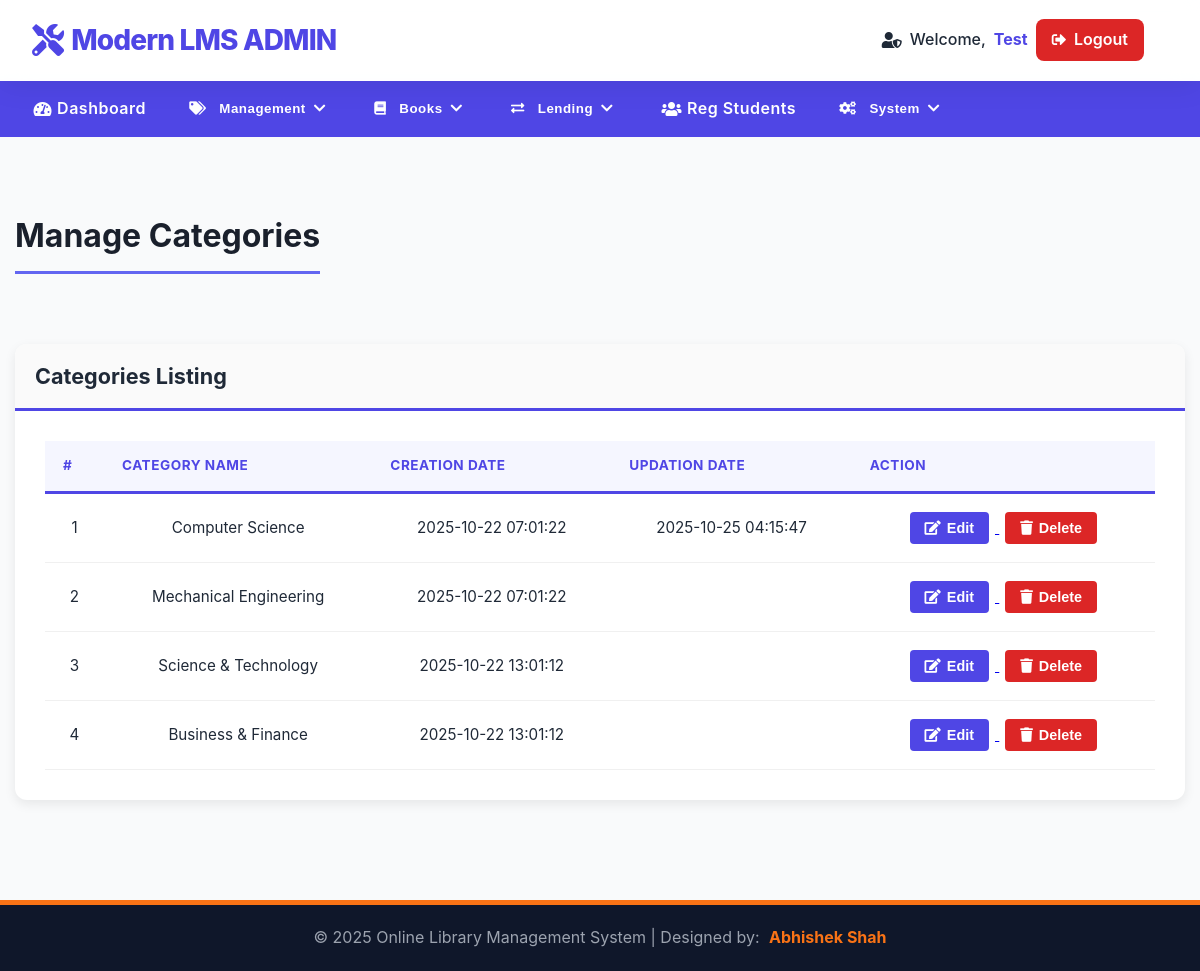
Page /library/admin/manage-categories.php (signed in) on the committed database.
### tables this page shows
CREATE TABLE `tblcategory` (
  `id` int(11) NOT NULL,
  `CategoryName` varchar(150) DEFAULT NULL,
  `Status` int(1) DEFAULT NULL,
  `CreationDate` timestamp NULL DEFAULT current_timestamp(),
  `UpdationDate` timestamp NULL DEFAULT NULL ON UPDATE current_timestamp()
);

### library/admin/manage-categories.php (the view, shortened to what this page needs)
<?php
include('includes/config.php');
if(strlen($_SESSION['alogin'])==0) {
    header('location:../../index.php');
    exit;
} else {
    $sql = "SELECT id, CategoryName, CreationDate, UpdationDate FROM tblcategory";
    $query = $dbh -> prepare($sql);
    $query->execute();
    $results=$query->fetchAll(PDO::FETCH_OBJ);
?>
<!DOCTYPE html>
<html xmlns="http://www.w3.org/1999/xhtml">
<head>
    <link href="assets/css/font-awesome.css" rel="stylesheet" />
    <link href="assets/js/dataTables/dataTables.bootstrap.css" rel="stylesheet" />
    <link rel="stylesheet" href="https://cdnjs.cloudflare.com/ajax/libs/font-awesome/5.15.4/css/all.min.css">
    <link href="assets/css/style.css" rel="stylesheet" />
</head>
<body>
    <?php include('includes/header.php');?>
    <div class="content-wrapper">
        <div class="container">
            <div class="page-header-wrapper">
                <h4 class="header-line">Manage Categories</h4>
            </div>
            <div class="row">
            </div>
            <div class="row">
                <div class="col-md-12">
                    <div class="panel panel-default">
                        <div class="panel-heading">
                            Categories Listing
                        </div>
                        <div class="panel-body">
                            <div class="table-responsive">
                                <table class="custom-table" id="categoriesTable">
                                    <thead>
                                        <tr>
                                            <th>#</th>
                                            <th>Category Name</th>
                                            <th>Creation Date</th>
                                            <th>Updation Date</th>
                                            <th>Action</th>
                                        </tr>
                                    </thead>
                                    <tbody>
<?php
$cnt=1;
if($query->rowCount() > 0)
{
foreach($results as $result)
{
?>
                                        <tr class="odd gradeX">
                                            <td class="center"><?php echo htmlentities($cnt);?></td>
                                            <td class="center"><?php echo htmlentities($result->CategoryName ?? '');?></td>
                                            <td class="center"><?php echo htmlentities($result->CreationDate ?? '');?></td>
                                            <td class="center"><?php echo htmlentities($result->UpdationDate ?? '');?></td>
                                            <td class="center">
                                                <a href="edit-category.php?id=<?php echo htmlentities($result->id);?>"><button class="custom-btn btn-primary-theme"><i class="fa fa-edit "></i> Edit</button>
                                                <a href="manage-categories.php?del=<?php echo htmlentities($result->id);?>" onclick="return confirm('Are you sure you want to delete this Category?');" >
                                                <button class="custom-btn btn-danger-theme"><i class="fa fa-trash"></i> Delete</button>
                                                </a>
                                            </td>
                                        </tr>
<?php $cnt=$cnt+1;}} ?>
                                    </tbody>
                                </table>
                            </div>
                        </div>
                    </div>
                </div>
            </div>
        </div>
    </div>
    <?php include('includes/footer.php');?>
</body>
</html>
<?php } ?>

### library/admin/assets/css/style.css (style rules this page uses)
body { font-family: "Inter", "Segoe UI", "Roboto", "sans-serif"; margin: 0; background: linear-gradient(180deg, #eef2ff 0%, #f9fafb 50%, #f9fafb 100%); color: var(--text-dark); display: flex; flex-direction: column; min-height: 100vh; overflow-x: hidden; line-height: 1.6; }
.content-wrapper { flex-grow: 1; padding: 2.5rem 0; background: var(--bg-light); padding-top: 30px; padding-bottom: 50px; }
:root { --primary-indigo: #4f46e5; --accent-orange: #f97316; --danger-red: #dc2626; --bg-light: #f9fafb; --text-dark: #1f2937; --text-gray: #6c757d; --border-radius: 8px; }
* { box-sizing: border-box; }
.container { max-width: 1300px; margin: 0 auto; padding: 0 15px; }
.row { display: flex; flex-wrap: wrap; margin-left: -15px; margin-right: -15px; }
.col-md-12 { width: 100%; padding-left: 15px; padding-right: 15px; margin-bottom: 20px; }
.panel-default { background: #ffffff; border: 1px solid #d3dce6; border-radius: 12px; box-shadow: 0 12px 25px rgba(0, 0, 0, 0.1); margin-bottom: 30px; }
.panel-heading { font-size: 1.35rem; font-weight: 700; color: var(--text-dark); border-bottom: 3px solid var(--primary-indigo); background: #fafafa; border-top-left-radius: 12px; border-top-right-radius: 12px; border-radius: 12px 12px 0 0; padding: 15px 20px; }
.panel-body { padding: 30px; }
.custom-table { width: 100%; border-collapse: collapse; margin-bottom: 0; color: var(--text-dark); }
.custom-table th, .custom-table td { padding: 14px 18px; vertical-align: middle; border-bottom: 1px solid #f0f0f0; text-align: left; font-size: 0.95rem; }
.custom-table thead th { font-size: 0.85rem; font-weight: 700; color: var(--primary-indigo); background-color: #f5f6ff; text-transform: uppercase; letter-spacing: 0.5px; border-bottom: 3px solid var(--primary-indigo); }
.custom-table tbody tr { transition: background-color 0.2s; }
.custom-table td.center { text-align: center; }
.custom-table td:last-child { text-align: center; }
.custom-btn { display: inline-flex; align-items: center; padding: 8px 15px; margin: 4px 6px; border: none; border-radius: 4px; font-size: 0.9rem; font-weight: 600; cursor: pointer; transition: background-color 0.2s, transform 0.1s; text-decoration: none; }
.custom-btn i { margin-right: 6px; font-size: 1em; }
.btn-primary-theme { background-color: var(--primary-indigo); color: white; }
.btn-danger-theme { background-color: var(--danger-red); color: white; }
.page-header-wrapper { padding-bottom: 20px; }
.header-line { font-size: 2rem; font-weight: 700; color: #1a202c; border-bottom: 3px solid #6366f1; padding-bottom: 10px; margin-bottom: 30px; display: inline-block; width: auto; }
.panel-default { border: none; box-shadow: 0 4px 12px rgba(0, 0, 0, 0.08); border-radius: 12px; background: #ffffff; }
.panel { border: none; border-radius: 12px; box-shadow: 0 4px 12px rgba(0, 0, 0, 0.08); }

### rows in the picture
tblcategory: CategoryName "Computer Science", CreationDate "2025-10-22 07:01:22", UpdationDate "2025-10-25 04:15:47"
tblcategory: CategoryName "Mechanical Engineering", CreationDate "2025-10-22 07:01:22"
tblcategory: CategoryName "Science & Technology", CreationDate "2025-10-22 13:01:12"
tblcategory: CategoryName "Business & Finance", CreationDate "2025-10-22 13:01:12"

### other values in the picture
$adminName "Test"
